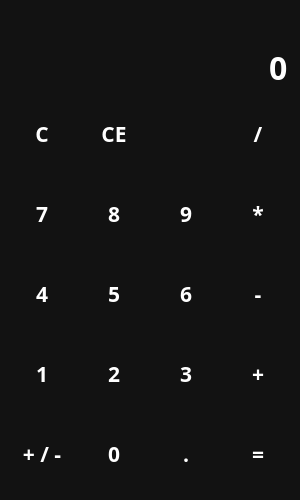
<?xml version="1.0" encoding="UTF-8"?>
<ui version="4.0">
 <class>MainWindow</class>
 <widget class="QMainWindow" name="MainWindow">
  <property name="geometry">
   <rect>
    <x>0</x>
    <y>0</y>
    <width>300</width>
    <height>500</height>
   </rect>
  </property>
  <property name="minimumSize">
   <size>
    <width>300</width>
    <height>500</height>
   </size>
  </property>
  <property name="cursor">
   <cursorShape>ArrowCursor</cursorShape>
  </property>
  <property name="windowTitle">
   <string>Калькулятор. Novierre</string>
  </property>
  <property name="windowIcon">
   <iconset>
    <normaloff>icons/calculate_black_24dp.svg</normaloff>icons/calculate_black_24dp.svg</iconset>
  </property>
  <property name="styleSheet">
   <string notr="true">QWidget {
	color: white;
	background-color: #121212;
	font-family: Rubik;
	font-size: 16pt;
	font-weight: 600;
}

QPushButton {
	background-color: transparent;
	border: none;
}

QPushButton:hover {
	background-color: #666;
}

QPushButton:pressed {
	background-color: #888;
}</string>
  </property>
  <widget class="QWidget" name="centralwidget">
   <layout class="QVBoxLayout" name="verticalLayout">
    <item>
     <widget class="QLabel" name="lbl_temp">
      <property name="sizePolicy">
       <sizepolicy hsizetype="Preferred" vsizetype="Maximum">
        <horstretch>0</horstretch>
        <verstretch>0</verstretch>
       </sizepolicy>
      </property>
      <property name="styleSheet">
       <string notr="true">color: #888;</string>
      </property>
      <property name="text">
       <string/>
      </property>
      <property name="alignment">
       <set>Qt::AlignRight|Qt::AlignTrailing|Qt::AlignVCenter</set>
      </property>
     </widget>
    </item>
    <item>
     <widget class="QLineEdit" name="le_entry">
      <property name="sizePolicy">
       <sizepolicy hsizetype="Expanding" vsizetype="Maximum">
        <horstretch>0</horstretch>
        <verstretch>0</verstretch>
       </sizepolicy>
      </property>
      <property name="minimumSize">
       <size>
        <width>0</width>
        <height>0</height>
       </size>
      </property>
      <property name="layoutDirection">
       <enum>Qt::LeftToRight</enum>
      </property>
      <property name="styleSheet">
       <string notr="true">font-size: 24pt;
border: none;</string>
      </property>
      <property name="text">
       <string>0</string>
      </property>
      <property name="maxLength">
       <number>16</number>
      </property>
      <property name="alignment">
       <set>Qt::AlignRight|Qt::AlignTrailing|Qt::AlignVCenter</set>
      </property>
      <property name="readOnly">
       <bool>true</bool>
      </property>
     </widget>
    </item>
    <item>
     <layout class="QGridLayout" name="layout_buttons">
      <item row="3" column="0">
       <widget class="QPushButton" name="btn_1">
        <property name="sizePolicy">
         <sizepolicy hsizetype="Minimum" vsizetype="Expanding">
          <horstretch>0</horstretch>
          <verstretch>0</verstretch>
         </sizepolicy>
        </property>
        <property name="cursor">
         <cursorShape>PointingHandCursor</cursorShape>
        </property>
        <property name="text">
         <string>1</string>
        </property>
        <property name="shortcut">
         <string>1</string>
        </property>
       </widget>
      </item>
      <item row="4" column="1">
       <widget class="QPushButton" name="btn_0">
        <property name="sizePolicy">
         <sizepolicy hsizetype="Minimum" vsizetype="Expanding">
          <horstretch>0</horstretch>
          <verstretch>0</verstretch>
         </sizepolicy>
        </property>
        <property name="cursor">
         <cursorShape>PointingHandCursor</cursorShape>
        </property>
        <property name="text">
         <string>0</string>
        </property>
        <property name="shortcut">
         <string>0</string>
        </property>
       </widget>
      </item>
      <item row="4" column="0">
       <widget class="QPushButton" name="btn_neg">
        <property name="sizePolicy">
         <sizepolicy hsizetype="Minimum" vsizetype="Expanding">
          <horstretch>0</horstretch>
          <verstretch>0</verstretch>
         </sizepolicy>
        </property>
        <property name="cursor">
         <cursorShape>PointingHandCursor</cursorShape>
        </property>
        <property name="text">
         <string>+ / -</string>
        </property>
       </widget>
      </item>
      <item row="4" column="3">
       <widget class="QPushButton" name="btn_enter">
        <property name="sizePolicy">
         <sizepolicy hsizetype="Minimum" vsizetype="Expanding">
          <horstretch>0</horstretch>
          <verstretch>0</verstretch>
         </sizepolicy>
        </property>
        <property name="cursor">
         <cursorShape>PointingHandCursor</cursorShape>
        </property>
        <property name="text">
         <string>=</string>
        </property>
        <property name="shortcut">
         <string>Enter</string>
        </property>
       </widget>
      </item>
      <item row="1" column="1">
       <widget class="QPushButton" name="btn_8">
        <property name="sizePolicy">
         <sizepolicy hsizetype="Minimum" vsizetype="Expanding">
          <horstretch>0</horstretch>
          <verstretch>0</verstretch>
         </sizepolicy>
        </property>
        <property name="cursor">
         <cursorShape>PointingHandCursor</cursorShape>
        </property>
        <property name="text">
         <string>8</string>
        </property>
        <property name="shortcut">
         <string>5</string>
        </property>
       </widget>
      </item>
      <item row="4" column="2">
       <widget class="QPushButton" name="btn_dot">
        <property name="sizePolicy">
         <sizepolicy hsizetype="Minimum" vsizetype="Expanding">
          <horstretch>0</horstretch>
          <verstretch>0</verstretch>
         </sizepolicy>
        </property>
        <property name="cursor">
         <cursorShape>PointingHandCursor</cursorShape>
        </property>
        <property name="text">
         <string>.</string>
        </property>
        <property name="shortcut">
         <string>.</string>
        </property>
       </widget>
      </item>
      <item row="0" column="1">
       <widget class="QPushButton" name="btn_del">
        <property name="sizePolicy">
         <sizepolicy hsizetype="Minimum" vsizetype="Expanding">
          <horstretch>0</horstretch>
          <verstretch>0</verstretch>
         </sizepolicy>
        </property>
        <property name="cursor">
         <cursorShape>PointingHandCursor</cursorShape>
        </property>
        <property name="text">
         <string>CE</string>
        </property>
        <property name="shortcut">
         <string>Del</string>
        </property>
       </widget>
      </item>
      <item row="2" column="0">
       <widget class="QPushButton" name="btn_4">
        <property name="sizePolicy">
         <sizepolicy hsizetype="Minimum" vsizetype="Expanding">
          <horstretch>0</horstretch>
          <verstretch>0</verstretch>
         </sizepolicy>
        </property>
        <property name="cursor">
         <cursorShape>PointingHandCursor</cursorShape>
        </property>
        <property name="text">
         <string>4</string>
        </property>
        <property name="shortcut">
         <string>4</string>
        </property>
       </widget>
      </item>
      <item row="0" column="3">
       <widget class="QPushButton" name="btn_div">
        <property name="sizePolicy">
         <sizepolicy hsizetype="Minimum" vsizetype="Expanding">
          <horstretch>0</horstretch>
          <verstretch>0</verstretch>
         </sizepolicy>
        </property>
        <property name="cursor">
         <cursorShape>PointingHandCursor</cursorShape>
        </property>
        <property name="text">
         <string>/</string>
        </property>
        <property name="shortcut">
         <string>/</string>
        </property>
       </widget>
      </item>
      <item row="3" column="1">
       <widget class="QPushButton" name="btn_2">
        <property name="sizePolicy">
         <sizepolicy hsizetype="Minimum" vsizetype="Expanding">
          <horstretch>0</horstretch>
          <verstretch>0</verstretch>
         </sizepolicy>
        </property>
        <property name="cursor">
         <cursorShape>PointingHandCursor</cursorShape>
        </property>
        <property name="text">
         <string>2</string>
        </property>
        <property name="shortcut">
         <string>2</string>
        </property>
       </widget>
      </item>
      <item row="3" column="3">
       <widget class="QPushButton" name="btn_plus">
        <property name="sizePolicy">
         <sizepolicy hsizetype="Minimum" vsizetype="Expanding">
          <horstretch>0</horstretch>
          <verstretch>0</verstretch>
         </sizepolicy>
        </property>
        <property name="cursor">
         <cursorShape>PointingHandCursor</cursorShape>
        </property>
        <property name="text">
         <string>+</string>
        </property>
        <property name="shortcut">
         <string>+</string>
        </property>
       </widget>
      </item>
      <item row="2" column="1">
       <widget class="QPushButton" name="btn_5">
        <property name="sizePolicy">
         <sizepolicy hsizetype="Minimum" vsizetype="Expanding">
          <horstretch>0</horstretch>
          <verstretch>0</verstretch>
         </sizepolicy>
        </property>
        <property name="cursor">
         <cursorShape>PointingHandCursor</cursorShape>
        </property>
        <property name="text">
         <string>5</string>
        </property>
        <property name="shortcut">
         <string>5</string>
        </property>
       </widget>
      </item>
      <item row="2" column="3">
       <widget class="QPushButton" name="btn_sub">
        <property name="sizePolicy">
         <sizepolicy hsizetype="Minimum" vsizetype="Expanding">
          <horstretch>0</horstretch>
          <verstretch>0</verstretch>
         </sizepolicy>
        </property>
        <property name="cursor">
         <cursorShape>PointingHandCursor</cursorShape>
        </property>
        <property name="text">
         <string>-</string>
        </property>
       </widget>
      </item>
      <item row="2" column="2">
       <widget class="QPushButton" name="btn_6">
        <property name="sizePolicy">
         <sizepolicy hsizetype="Minimum" vsizetype="Expanding">
          <horstretch>0</horstretch>
          <verstretch>0</verstretch>
         </sizepolicy>
        </property>
        <property name="cursor">
         <cursorShape>PointingHandCursor</cursorShape>
        </property>
        <property name="text">
         <string>6</string>
        </property>
        <property name="shortcut">
         <string>6</string>
        </property>
       </widget>
      </item>
      <item row="1" column="3">
       <widget class="QPushButton" name="btn_multy">
        <property name="sizePolicy">
         <sizepolicy hsizetype="Minimum" vsizetype="Expanding">
          <horstretch>0</horstretch>
          <verstretch>0</verstretch>
         </sizepolicy>
        </property>
        <property name="cursor">
         <cursorShape>PointingHandCursor</cursorShape>
        </property>
        <property name="text">
         <string>*</string>
        </property>
        <property name="shortcut">
         <string>*</string>
        </property>
       </widget>
      </item>
      <item row="3" column="2">
       <widget class="QPushButton" name="btn_3">
        <property name="sizePolicy">
         <sizepolicy hsizetype="Minimum" vsizetype="Expanding">
          <horstretch>0</horstretch>
          <verstretch>0</verstretch>
         </sizepolicy>
        </property>
        <property name="cursor">
         <cursorShape>PointingHandCursor</cursorShape>
        </property>
        <property name="text">
         <string>3</string>
        </property>
        <property name="shortcut">
         <string>1</string>
        </property>
       </widget>
      </item>
      <item row="0" column="2">
       <widget class="QPushButton" name="btn_backspace">
        <property name="sizePolicy">
         <sizepolicy hsizetype="Minimum" vsizetype="Expanding">
          <horstretch>0</horstretch>
          <verstretch>0</verstretch>
         </sizepolicy>
        </property>
        <property name="cursor">
         <cursorShape>PointingHandCursor</cursorShape>
        </property>
        <property name="text">
         <string/>
        </property>
        <property name="icon">
         <iconset resource="Files.qrc">
          <normaloff>:/newPrefix/icons/backspace_white_24dp.svg</normaloff>:/newPrefix/icons/backspace_white_24dp.svg</iconset>
        </property>
        <property name="iconSize">
         <size>
          <width>24</width>
          <height>24</height>
         </size>
        </property>
        <property name="shortcut">
         <string>Backspace</string>
        </property>
       </widget>
      </item>
      <item row="1" column="2">
       <widget class="QPushButton" name="btn_9">
        <property name="sizePolicy">
         <sizepolicy hsizetype="Minimum" vsizetype="Expanding">
          <horstretch>0</horstretch>
          <verstretch>0</verstretch>
         </sizepolicy>
        </property>
        <property name="cursor">
         <cursorShape>PointingHandCursor</cursorShape>
        </property>
        <property name="text">
         <string>9</string>
        </property>
        <property name="shortcut">
         <string>9</string>
        </property>
       </widget>
      </item>
      <item row="1" column="0">
       <widget class="QPushButton" name="btn_7">
        <property name="sizePolicy">
         <sizepolicy hsizetype="Minimum" vsizetype="Expanding">
          <horstretch>0</horstretch>
          <verstretch>0</verstretch>
         </sizepolicy>
        </property>
        <property name="cursor">
         <cursorShape>PointingHandCursor</cursorShape>
        </property>
        <property name="text">
         <string>7</string>
        </property>
        <property name="shortcut">
         <string>7</string>
        </property>
       </widget>
      </item>
      <item row="0" column="0">
       <widget class="QPushButton" name="btn_clear">
        <property name="sizePolicy">
         <sizepolicy hsizetype="Minimum" vsizetype="Expanding">
          <horstretch>0</horstretch>
          <verstretch>0</verstretch>
         </sizepolicy>
        </property>
        <property name="cursor">
         <cursorShape>PointingHandCursor</cursorShape>
        </property>
        <property name="text">
         <string>C</string>
        </property>
       </widget>
      </item>
     </layout>
    </item>
   </layout>
  </widget>
 </widget>
 <resources>
  <include location="Files.qrc"/>
 </resources>
 <connections/>
</ui>
